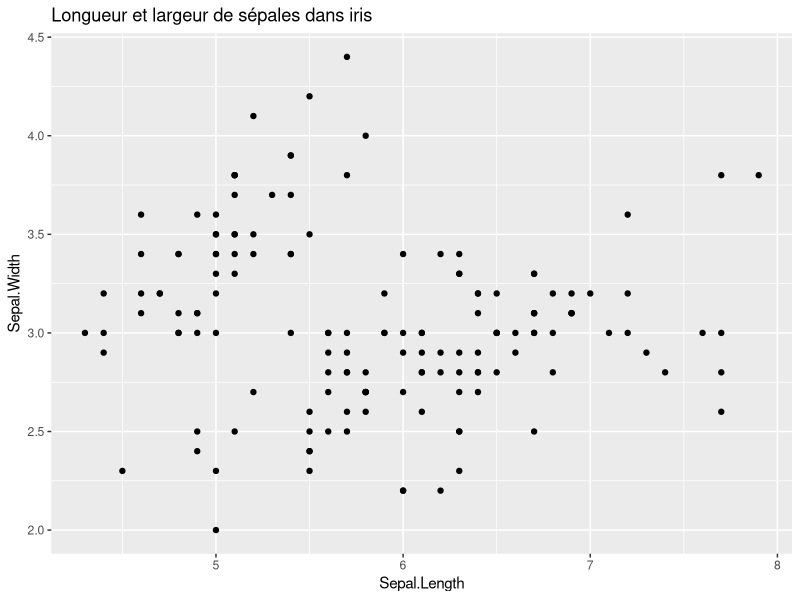
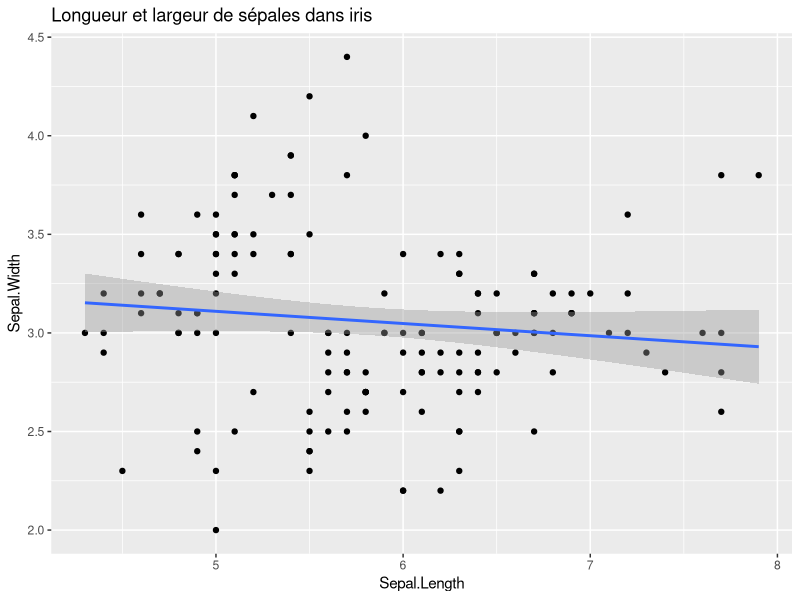
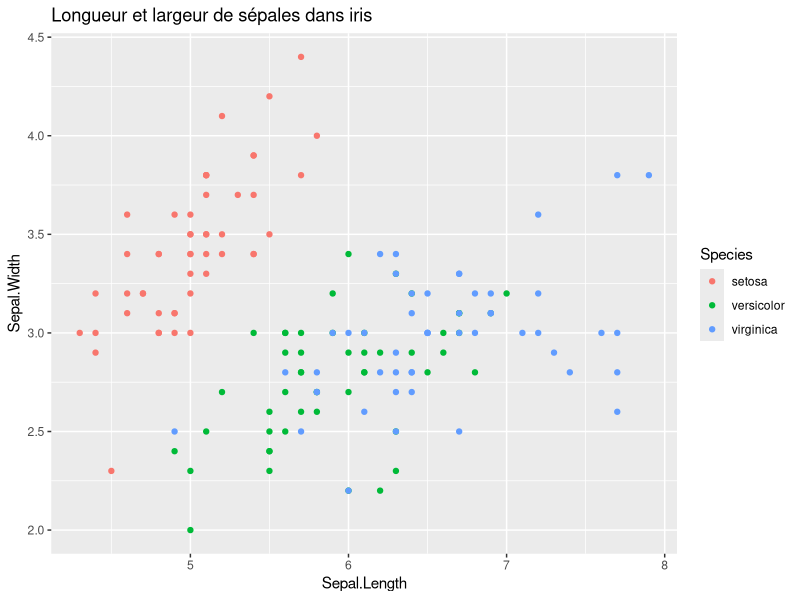
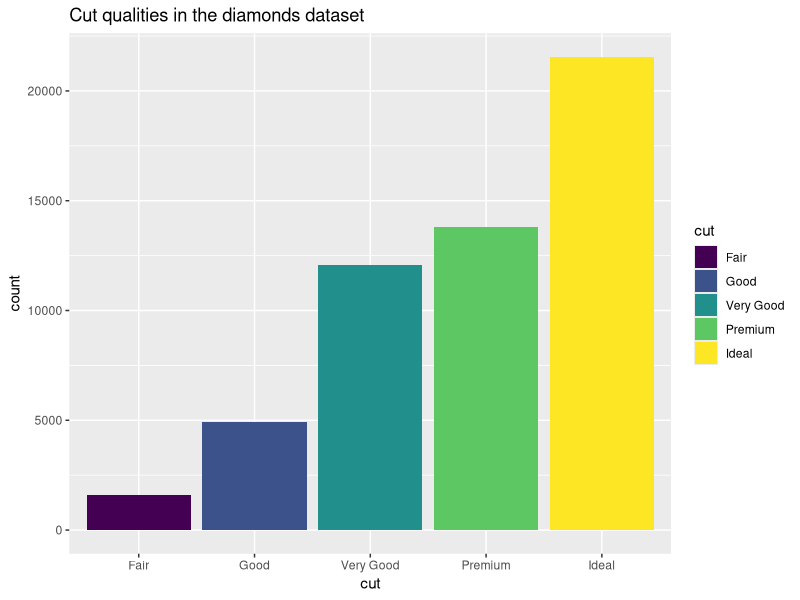
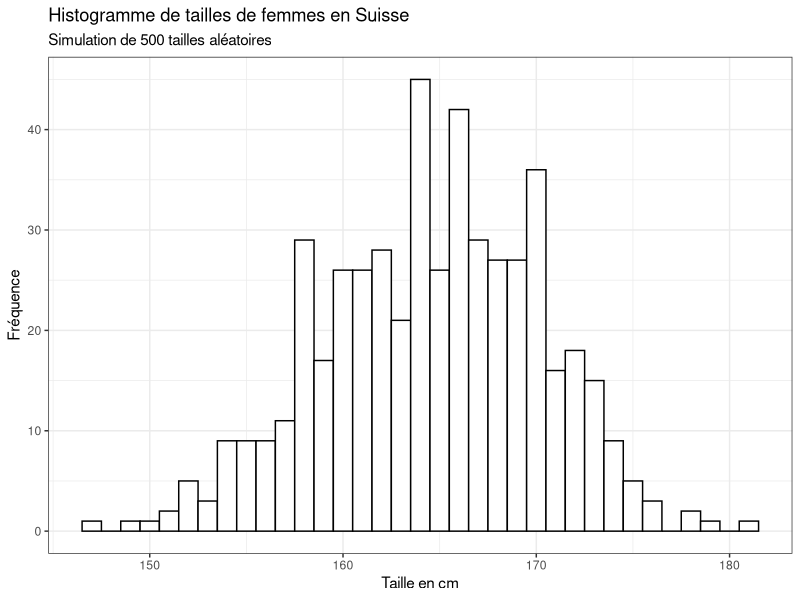
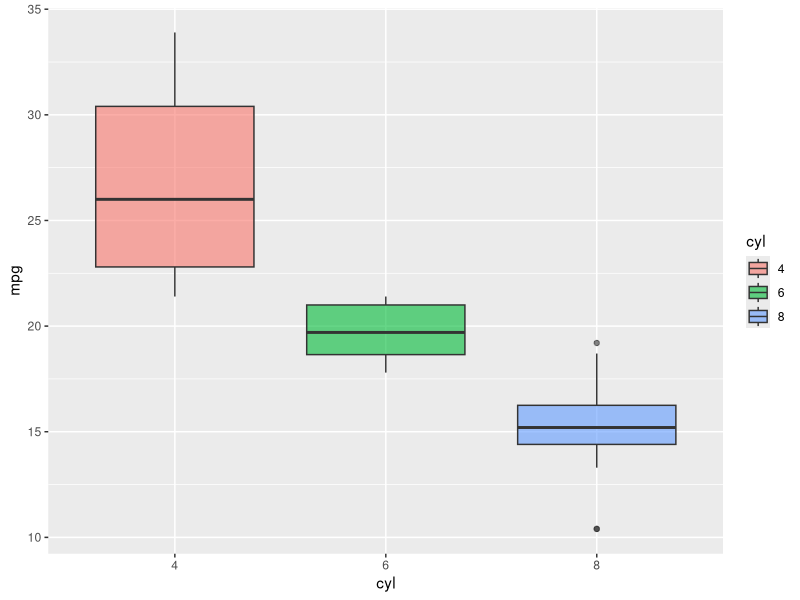

Write R code to recreate these figures, in order.
# Session 5
library(tidyverse)
library(ggthemes)

# 1. nuage de points

data(iris)

str(iris)

np1 <- ggplot(data = iris,
       mapping = aes(Sepal.Length, Sepal.Width)) +
  geom_point() +
  labs(title = "Longueur et largeur de sépales dans iris")

print(np1)

np1 + geom_smooth(method = lm)


np1 <- ggplot(data = iris,
              mapping = aes(x = Sepal.Length, y = Sepal.Width, color = Species)) +
  geom_point() +
  labs(title = "Longueur et largeur de sépales dans iris")

print(np1)

# 2. diagrammes à barres

db1 <- ggplot(data = diamonds,
              mapping = aes(x = cut, fill = cut)) + 
  geom_bar() +
  labs(title = "Cut qualities in the diamonds dataset")
  
print(db1)

# 3. les histogrammes

# la fonction rnorm()

?rnorm()

rnorm(100, 20, 5)

# tailles des gens en Suisse
# femmes : moyenne = 164.7 cm, écart-type = 5.6 cm

taille_f <- rnorm(500, mean = 164.7, sd = 5.6)

head(taille_f)

taille_f <- as.data.frame(taille_f)

# histogramme de la taille des femmes en Suisse
library(ggthemes)


hist1 <- ggplot(data = taille_f,
                mapping = aes(x = taille_f)) + geom_histogram(binwidth = 1, color = "black",
                                                              fill = "white") +
  theme_bw() + labs(title = "Histogramme de tailles de femmes en Suisse",
                    subtitle = "Simulation de 500 tailles aléatoires",
                    x = "Taille en cm",
                    y = "Fréquence")
print(hist1)


# les boxplots

str(mtcars)

mtcars$cyl <- as.factor(mtcars$cyl)

box1 <- ggplot(data = mtcars,
               mapping = aes(x = cyl, y = mpg, fill = cyl)) + geom_boxplot(alpha = 0.6)

print(box1)

